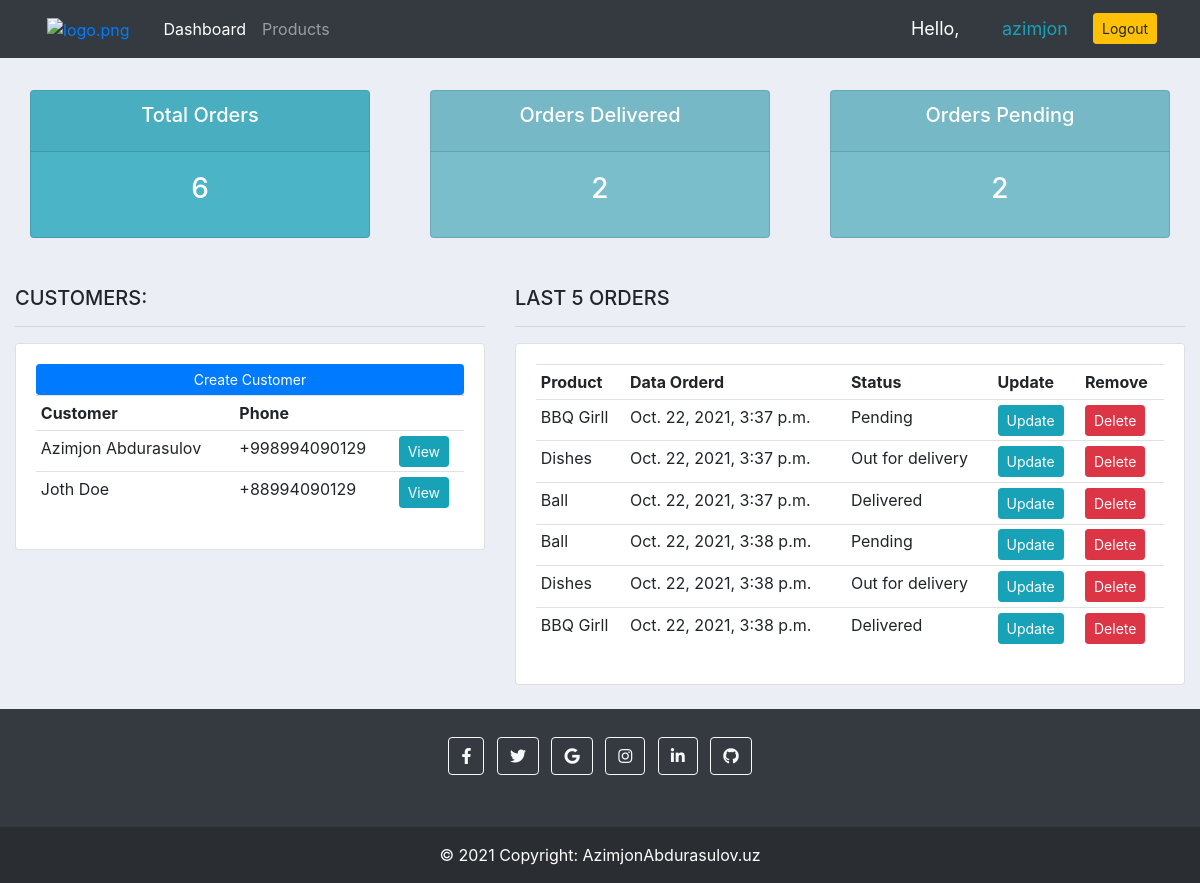
The app's page / (signed in) with its own data.
### accounts/models.py (models this page shows, shortened)
class Customer(models.Model):
    name = models.CharField(max_length=200, null=True)
    phone = models.CharField(max_length=200, null=True)
    email = models.CharField(max_length=200, null=True)
    date_created = models.DateTimeField(auto_now_add=True)

class Order(models.Model):
    STATUS = (
        ('Pending', 'Pending'),
        ('Out for delivery', 'Out for delivery'),
        ('Delivered', 'Delivered'),
    )
    customer = models.ForeignKey(
        Customer,  null=True, on_delete=models.SET_NULL)
    product = models.ForeignKey(Product,  null=True, on_delete=models.SET_NULL)
    date_created = models.DateTimeField(auto_now_add=True, null=True)
    status = models.CharField(max_length=200, null=True, choices=STATUS)
    note = models.CharField(max_length=200, null=True)

class Product(models.Model):
    CATEGORY = (
        ('Indoor', 'Indoor'),
        ('Out door', 'Out door'),
    )
    name = models.CharField(max_length=200, null=True)
    price = models.FloatField(null=True)
    category = models.CharField(max_length=200, null=True, choices=CATEGORY)
    description = models.CharField(max_length=200, null=True, blank=True)
    date_created = models.DateTimeField(auto_now_add=True, null=True)
    tags = models.ManyToManyField(Tag)
    def __str__(self):
        return self.name

### accounts/views.py (the view)
# urls.py: path('', views.home, name='home'),
@login_required(login_url='login')
def home(request):
    orders = Order.objects.all()
    customers = Customer.objects.all()
    total_customers = customers.count()
    total_orders = orders.count()
    delivered = orders.filter(status="Delivered").count()
    panding = orders.filter(status="Pending").count()
    contaxt = {
        'orders': orders,
        'customers': customers,
        'total_orders': total_orders,
        'delivered': delivered,
        'panding': panding
    }
    return render(request, 'accounts/dashboard.html', contaxt)

### accounts/templates/accounts/dashboard.html (shortened to what this page needs)
{% extends 'accounts/main.html' %}
{% block content %}
{% include 'accounts/status.html' %}
<br>
<div class="row mt-2">
    <div class="col-md-5">
        <h5>CUSTOMERS:</h5>
        <hr>
        <div class="card card-body">
            <a href="" class="btn btn-primary btn-sm btn-block">Create Customer</a>
            <table class="table table-sm">
                <tr>
                    <th>Customer</th>
                    <th>Phone</th>
                    <th></th>
                </tr>
                {% for customer in customers %}
                <tr>
                    <td>{{ customer.name}}</td>
                    <td>{{ customer.phone}}</td>
                    <td><a class="btn btn-sm btn-info" href="{% url 'customer' customer.id %}">View</a></td>
                </tr>
                {% endfor %}
            </table>
        </div>
    </div>
    <div class="col-md-7">
        <h5>LAST 5 ORDERS</h5>
        <hr>
        <div class="card card-body">
            <table class="table table-sm">
                <tr>
                    <th>Product</th>
                    <th>Data Orderd</th>
                    <th>Status</th>
                    <th>Update</th>
                    <th>Remove</th>
                </tr>
                {% for order in orders %}
                <tr>
                    <td>{{ order.product}}</td>
                    <td>{{ order.date_created}}</td>
                    <td>{{ order.status}}</td>
                    <td><a class="btn btn-sm btn-info" href="{% url 'update_order' order.id %}">Update</a></td>
                    <td><a class="btn btn-sm btn-danger" href="{% url 'delete_order' order.id %}">Delete</a></td>
                </tr>
                {% endfor %}
            </table>
        </div>
    </div>
</div>
{% endblock %}

### accounts/templates/accounts/navbar.html (shortened to what this page needs)
{% load static %}
<nav class="navbar navbar-expand-lg navbar-dark bg-dark">
    <div class="container-fluid">
        <a class="nav-link" href="{% url 'home' %}"><img class="logo" src="{% static '/images/logo.png' %}" id="logo"
                alt="logo.png"></a>
        <div class="collapse navbar-collapse" id="navbarNav">
            <ul class="navbar-nav">
                <li class="nav-item active">
                    <a class="nav-link" href="{% url 'home' %}">Dashboard</a>
                </li>
                <li class="nav-item">
                    <a class="nav-link" href="{% url 'products' %}">Products</a>
                </li>
            </ul>
        </div>
    </div>
    <span class="hello-msg">Hello,</span>
    <span class="hello-msg"><a class="btn-outline-info" href="">{{ request.user }}</a></span>
    <span class="hello-msg"><a class="btn btn-sm btn-warning" href="{% url 'logout' %}">Logout</a></span>
</nav>

### static/css/main.css (style rules this page uses)
body { background-color: #ebeff5; }
#logo { width: 60px; margin-right: 10px; }

### accounts/templates/accounts/navbar.html (style rules this page uses)
.hello-msg { width: 100px; font-size: 18px; color: #fff; margin-right: 15px; }

### records on screen
Customer: name "Azimjon Abdurasulov", phone "+998994090129"
Customer: name "Joth Doe", phone "+88994090129"
Order: product "BBQ Girll", date_created "Oct. 22, 2021, 3:37 p.m.", status "Pending"
Order: product "Dishes", date_created "Oct. 22, 2021, 3:37 p.m.", status "Out for delivery"
Order: product "Ball", date_created "Oct. 22, 2021, 3:37 p.m.", status "Delivered"
Order: product "Ball", date_created "Oct. 22, 2021, 3:38 p.m.", status "Pending"
Order: product "Dishes", date_created "Oct. 22, 2021, 3:38 p.m.", status "Out for delivery"
Order: product "BBQ Girll", date_created "Oct. 22, 2021, 3:38 p.m.", status "Delivered"

### other values on screen
{{ request.user }} "azimjon"
{{ total_orders }} "6"
{{ delivered }} "2"
{{ panding }} "2"
